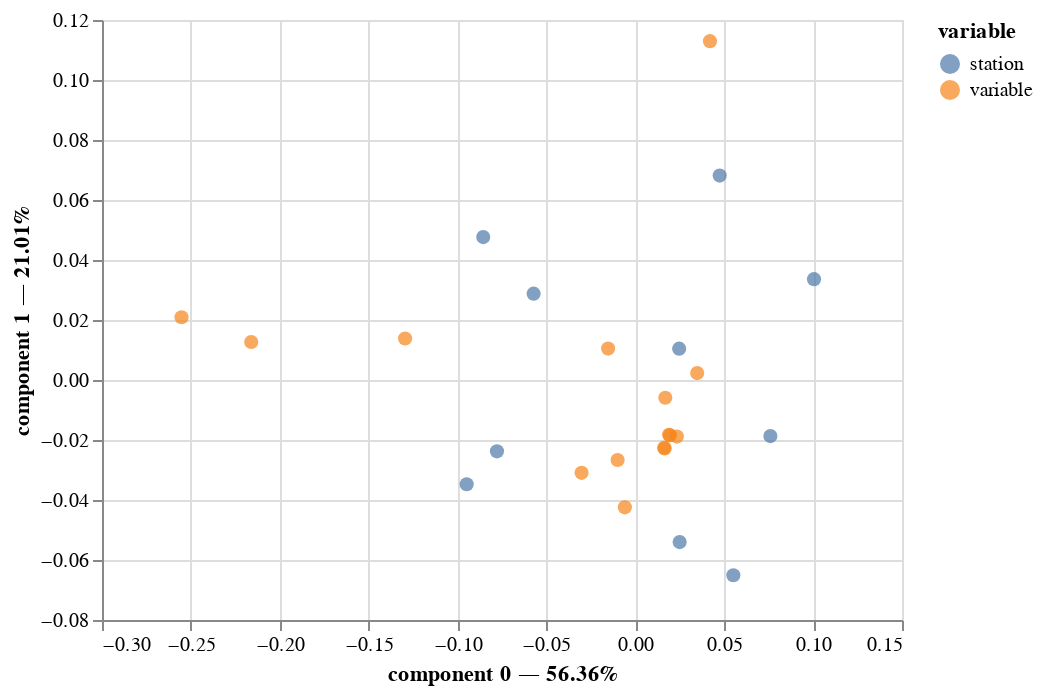

Notebook cell for this chart:
### Code cell
ca = prince.CA(n_components=2)
ca = ca.fit(gp_unstacked)
ca.plot(gp_unstacked)

### Figure 1 — Vega-Lite specification as saved in the notebook (floating-point values rounded to 4 significant figures)
{"config": {"view": {"continuousWidth": 400, "continuousHeight": 300}}, "data": {"name": "data-0c9ace0ca4ce3b47187545ab5f022257"}, "mark": {"type": "circle", "size": 50}, "encoding": {"color": {"field": "variable", "type": "nominal"}, "tooltip": [{"field": "variable", "type": "nominal"}, {"field": "value", "type": "nominal"}, {"field": "component 0", "type": "quantitative"}, {"field": "component 1", "type": "quantitative"}], "x": {"axis": {"title": "component 0 — 56.36%"}, "field": "component 0", "scale": {"zero": false}, "type": "quantitative"}, "y": {"axis": {"title": "component 1 — 21.01%"}, "field": "component 1", "scale": {"zero": false}, "type": "quantitative"}}, "selection": {"selector001": {"type": "interval", "bind": "scales", "encodings": ["x", "y"]}}, "$schema": "https://vega.github.io/schema/vega-lite/v4.17.0.json", "datasets": {"data-0c9ace0ca4ce3b47187545ab5f022257": [{"component 0": 0.02493, "component 1": -0.05403, "variable": "station", "value": "Centro"}, {"component 0": 0.07598, "component 1": -0.0187, "variable": "station", "value": "Noreste"}, {"component 0": 0.02465, "component 1": 0.01045, "variable": "station", "value": "Noroeste"}, {"component 0": -0.07783, "component 1": -0.02378, "variable": "station", "value": "Norte"}, {"component 0": -0.09487, "component 1": -0.03474, "variable": "station", "value": "Norte2"}, {"component 0": 0.04745, "component 1": 0.06813, "variable": "station", "value": "Sur"}, {"component 0": -0.05721, "component 1": 0.02879, "variable": "station", "value": "Sureste2"}, {"component 0": 0.1005, "component 1": 0.03361, "variable": "station", "value": "Sureste3"}, {"component 0": -0.08556, "component 1": 0.04763, "variable": "station", "value": "Suroeste"}, {"component 0": 0.05513, "component 1": -0.06509, "variable": "station", "value": "Suroeste2"}, {"component 0": 0.0234, "component 1": -0.01887, "variable": "variable", "value": "BP"}, {"component 0": 0.01617, "component 1": -0.02262, "variable": "variable", "value": "CO"}, {"component 0": -0.2161, "component 1": 0.01265, "variable": "variable", "value": "NO"}, {"component 0": -0.1295, "component 1": 0.01383, "variable": "variable", "value": "NO2"}, {"component 0": -0.2553, "component 1": 0.02092, "variable": "variable", "value": "NOX"}, {"component 0": 0.01686, "component 1": -0.005925, "variable": "variable", "value": "O3"}, {"component 0": -0.009971, "component 1": -0.02666, "variable": "variable", "value": "PM10"}, {"component 0": -0.005885, "component 1": -0.04244, "variable": "variable", "value": "PM2_5"}, {"component 0": 0.01897, "component 1": -0.01828, "variable": "variable", "value": "RF"}, {"component 0": 0.03479, "component 1": 0.002303, "variable": "variable", "value": "RH"}, {"component 0": -0.01532, "component 1": 0.01046, "variable": "variable", "value": "SO2"}, {"component 0": 0.01947, "component 1": -0.01844, "variable": "variable", "value": "SR"}, {"component 0": 0.01654, "component 1": -0.02281, "variable": "variable", "value": "T"}, {"component 0": 0.04198, "component 1": 0.1129, "variable": "variable", "value": "WD"}, {"component 0": -0.03024, "component 1": -0.03094, "variable": "variable", "value": "WV"}]}}
